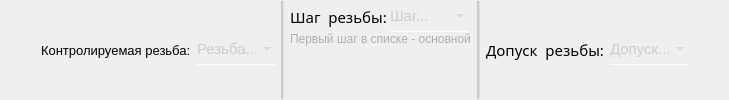
         <widget class="QWidget" name="rezba_holes" native="true">
          <property name="styleSheet">
           <string notr="true">background: none;</string>
          </property>
          <layout class="QHBoxLayout" name="horizontalLayout_8">
           <property name="leftMargin">
            <number>1</number>
           </property>
           <property name="topMargin">
            <number>1</number>
           </property>
           <property name="rightMargin">
            <number>1</number>
           </property>
           <property name="bottomMargin">
            <number>1</number>
           </property>
           <item>
            <spacer name="horizontalSpacer_11">
             <property name="orientation">
              <enum>Qt::Orientation::Horizontal</enum>
             </property>
             <property name="sizeHint" stdset="0">
              <size>
               <width>40</width>
               <height>20</height>
              </size>
             </property>
            </spacer>
           </item>
           <item alignment="Qt::AlignmentFlag::AlignHCenter">
            <widget class="QLabel" name="label_17">
             <property name="font">
              <font>
               <pointsize>10</pointsize>
              </font>
             </property>
             <property name="styleSheet">
              <string notr="true">background: none;
</string>
             </property>
             <property name="text">
              <string>Контролируемая резьба:</string>
             </property>
            </widget>
           </item>
           <item>
            <widget class="QComboBox" name="comboBox_diameter">
             <property name="font">
              <font>
               <pointsize>11</pointsize>
              </font>
             </property>
             <property name="cursor">
              <cursorShape>PointingHandCursor</cursorShape>
             </property>
             <property name="styleSheet">
              <string notr="true">QComboBox {
	padding: 5, 5, 5, 5;
	width: 60px;
	border: none;
	border-bottom: 1px solid white;
	background: rgba(255, 255, 255, 0);
	transition: color 0.3s ease;
	transition: border-bottom 0.4s ease;
	color: rgb(204, 204, 204);
	font-size: 11pt;
}
QComboBox:hover {
   color: rgb(167, 167, 167);
}

QComboBox::item {
	background: rgb(67, 67, 67);
	border-radius: none;
}

QComboBox QAbstractItemView {
	border-radius: none;
    background: qlineargradient(spread:pad, x1:0, y1:0, x2:1, y2:0, stop:0 rgb(58, 58, 58), stop:1 rgb(88, 88, 88));
	selection-border-radius: none;
	selection-border: none;
	border: none;
	border-radius: 0;
	outline: none;
}
QComboBox QAbstractItemView::item {
    min-height: 15px;
	width: 15px;
	border: none;
	border-radius: none;
}
QComboBox QAbstractItemView::item:hover {
	color:rgb(173, 173, 173);
	border-bottom: 1px solid white;
}

</string>
             </property>
             <property name="placeholderText">
              <string>Резьба...</string>
             </property>
            </widget>
           </item>
           <item>
            <widget class="Line" name="line_11">
             <property name="styleSheet">
              <string notr="true">background: rgba(124, 124, 124, 40)</string>
             </property>
             <property name="orientation">
              <enum>Qt::Orientation::Vertical</enum>
             </property>
            </widget>
           </item>
           <item>
            <layout class="QVBoxLayout" name="verticalLayout_6">
             <property name="spacing">
              <number>0</number>
             </property>
             <property name="rightMargin">
              <number>0</number>
             </property>
             <item>
              <layout class="QHBoxLayout" name="horizontalLayout_9">
               <property name="rightMargin">
                <number>0</number>
               </property>
               <item alignment="Qt::AlignmentFlag::AlignHCenter">
                <widget class="QLabel" name="label_18">
                 <property name="sizePolicy">
                  <sizepolicy hsizetype="Preferred" vsizetype="Preferred">
                   <horstretch>0</horstretch>
                   <verstretch>0</verstretch>
                  </sizepolicy>
                 </property>
                 <property name="minimumSize">
                  <size>
                   <width>0</width>
                   <height>0</height>
                  </size>
                 </property>
                 <property name="font">
                  <font>
                   <family>Onyx</family>
                   <pointsize>11</pointsize>
                  </font>
                 </property>
                 <property name="styleSheet">
                  <string notr="true">background-color: none</string>
                 </property>
                 <property name="text">
                  <string>Шаг  резьбы:</string>
                 </property>
                 <property name="alignment">
                  <set>Qt::AlignmentFlag::AlignCenter</set>
                 </property>
                </widget>
               </item>
               <item alignment="Qt::AlignmentFlag::AlignHCenter">
                <widget class="QComboBox" name="comboBox_diameter_2">
                 <property name="font">
                  <font>
                   <pointsize>11</pointsize>
                  </font>
                 </property>
                 <property name="cursor">
                  <cursorShape>PointingHandCursor</cursorShape>
                 </property>
                 <property name="toolTip">
                  <string/>
                 </property>
                 <property name="styleSheet">
                  <string notr="true">QComboBox {
	padding: 5, 5, 5, 5;
	width: 60px;
	border: none;
	border-bottom: 1px solid white;
	background: rgba(255, 255, 255, 0);
	transition: color 0.3s ease;
	transition: border-bottom 0.4s ease;
	color: rgb(204, 204, 204);
	font-size: 11pt;
}
QComboBox:hover {
   color: rgb(167, 167, 167);
}

QComboBox::item {
	background: rgb(67, 67, 67);
	border-radius: none;
}

QComboBox QAbstractItemView {
	border-radius: none;
    background: qlineargradient(spread:pad, x1:0, y1:0, x2:1, y2:0, stop:0 rgb(58, 58, 58), stop:1 rgb(88, 88, 88));
	selection-border-radius: none;
	selection-border: none;
	border: none;
	border-radius: 0;
	outline: none;
}
QComboBox QAbstractItemView::item {
    min-height: 15px;
	width: 15px;
	border: none;
	border-radius: none;
}
QComboBox QAbstractItemView::item:hover {
	color:rgb(173, 173, 173);
	border-bottom: 1px solid white;
}

</string>
                 </property>
                 <property name="placeholderText">
                  <string>Шаг...</string>
                 </property>
                </widget>
               </item>
              </layout>
             </item>
             <item alignment="Qt::AlignmentFlag::AlignHCenter|Qt::AlignmentFlag::AlignTop">
              <widget class="QLabel" name="label_2">
               <property name="font">
                <font>
                 <italic>false</italic>
                 <underline>false</underline>
                 <kerning>true</kerning>
                 <fontweight>Light</fontweight>
                </font>
               </property>
               <property name="toolTip">
                <string>&lt;html&gt;&lt;head/&gt;&lt;body&gt;&lt;p&gt;asdasd&lt;/p&gt;&lt;/body&gt;&lt;/html&gt;</string>
               </property>
               <property name="styleSheet">
                <string notr="true">background-color: none;
color: rgb(175, 175, 175)
</string>
               </property>
               <property name="text">
                <string>Первый шаг в списке - основной</string>
               </property>
              </widget>
             </item>
            </layout>
           </item>
           <item>
            <widget class="Line" name="line_12">
             <property name="styleSheet">
              <string notr="true">background: rgba(124, 124, 124, 40)</string>
             </property>
             <property name="orientation">
              <enum>Qt::Orientation::Vertical</enum>
             </property>
            </widget>
           </item>
           <item>
            <widget class="QLabel" name="label_19">
             <property name="sizePolicy">
              <sizepolicy hsizetype="Preferred" vsizetype="Preferred">
               <horstretch>0</horstretch>
               <verstretch>0</verstretch>
              </sizepolicy>
             </property>
             <property name="font">
              <font>
               <family>Onyx</family>
               <pointsize>11</pointsize>
              </font>
             </property>
             <property name="styleSheet">
              <string notr="true">background-color: none</string>
             </property>
             <property name="text">
              <string>Допуск  резьбы:</string>
             </property>
             <property name="alignment">
              <set>Qt::AlignmentFlag::AlignCenter</set>
             </property>
            </widget>
           </item>
           <item>
            <widget class="QComboBox" name="comboBox_dopusk">
             <property name="font">
              <font>
               <pointsize>11</pointsize>
              </font>
             </property>
             <property name="cursor">
              <cursorShape>PointingHandCursor</cursorShape>
             </property>
             <property name="styleSheet">
              <string notr="true">QComboBox {
	padding: 5, 5, 5, 5;
	width: 60px;
	border: none;
	border-bottom: 1px solid white;
	background: rgba(255, 255, 255, 0);
	transition: color 0.3s ease;
	transition: border-bottom 0.4s ease;
	color: rgb(204, 204, 204);
	font-size: 11pt;
}
QComboBox:hover {
   color: rgb(167, 167, 167);
}

QComboBox::item {
	background: rgb(67, 67, 67);
	border-radius: none;
}

QComboBox QAbstractItemView {
	border-radius: none;
    background: qlineargradient(spread:pad, x1:0, y1:0, x2:1, y2:0, stop:0 rgb(58, 58, 58), stop:1 rgb(88, 88, 88));
	selection-border-radius: none;
	selection-border: none;
	border: none;
	border-radius: 0;
	outline: none;
}
QComboBox QAbstractItemView::item {
    min-height: 15px;
	width: 15px;
	border: none;
	border-radius: none;
}
QComboBox QAbstractItemView::item:hover {
	color:rgb(173, 173, 173);
	border-bottom: 1px solid white;
}

</string>
             </property>
             <property name="placeholderText">
              <string>Допуск...</string>
             </property>
            </widget>
           </item>
           <item>
            <spacer name="horizontalSpacer_12">
             <property name="orientation">
              <enum>Qt::Orientation::Horizontal</enum>
             </property>
             <property name="sizeHint" stdset="0">
              <size>
               <width>40</width>
               <height>20</height>
              </size>
             </property>
            </spacer>
           </item>
          </layout>
         </widget>
